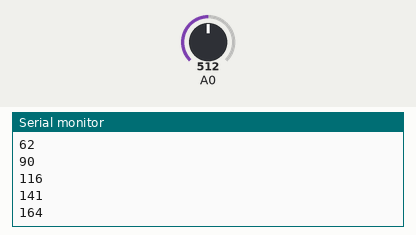
This sketch was run on a simulated Arduino Uno, built with avr-gcc and run on an emulated ATmega328P. On the bench: the last lines printed to the serial monitor. The test bench sets the inputs (shaded band); at power-on: A0 = 512.

Above: at 1.2 s.
1.3 s: A0 set to 716
At 1.36 s:
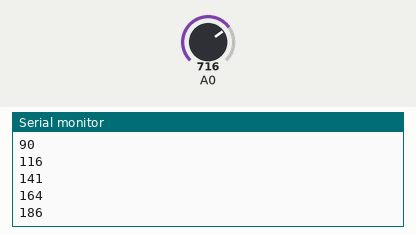
2.8 s: A0 set to 900
At 2.96 s:
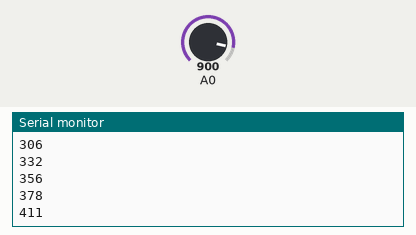
Timing chart, 0 to 5.8 s (numbered marks = the images above; inputs shaded):
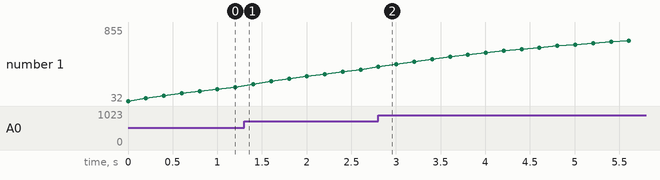

The sketch:

analog_print.ino
```cpp
int a;

void setup() {
  // put your setup code here, to run once:
  pinMode(A0, INPUT);
  analogReference(DEFAULT);

  Serial.begin(9600);
  a = 0;
}

void loop() {
  // put your main code here, to run repeatedly:
  int r = analogRead(A0);
  //Serial.println(r);

  a = a - (a >> 4) + r;
  Serial.println(a >> 4);
  delay(200);
}
```

Measured:
- after the input at 2.8 s, the serial monitor: prints a new line at once (image 2)
- plotted number 1: 186 → 378 after the input at 1.3 s, 378 → 855 after the input at 2.8 s
